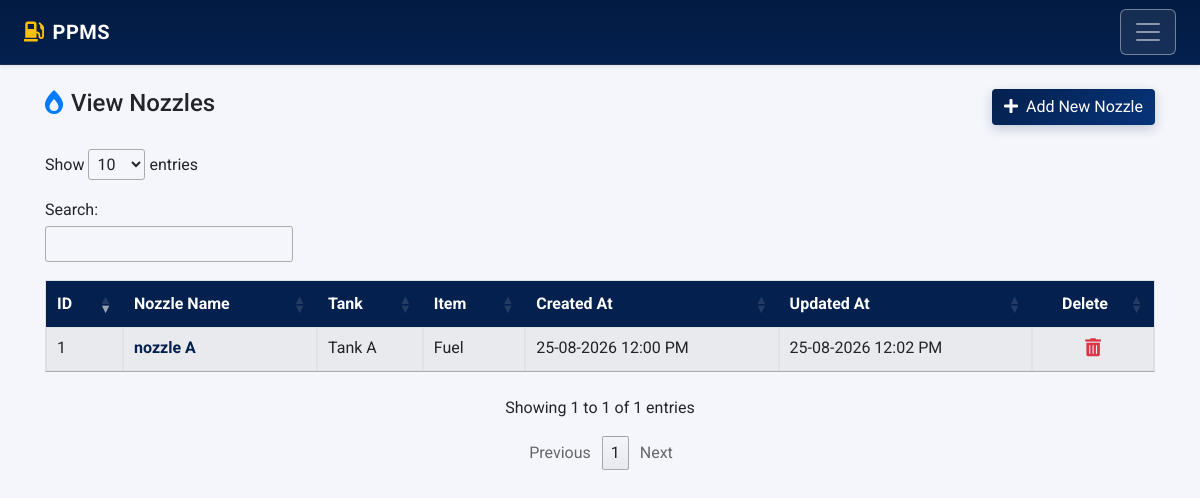
Page /nozzles/nozzles-list.php (signed in) on the committed database.
### tables this page shows
CREATE TABLE `tbl_nozzles` (
  `id` int(11) NOT NULL,
  `name` varchar(128) NOT NULL,
  `tank_id` int(11) NOT NULL,
  `item_id` int(11) NOT NULL,
  `start_reading` decimal(12,2) NOT NULL DEFAULT 0.00,
  `status` enum('Active','Inactive') NOT NULL DEFAULT 'Active',
  `created_at` timestamp NOT NULL DEFAULT current_timestamp(),
  `updated_at` timestamp NOT NULL DEFAULT current_timestamp() ON UPDATE current_timestamp(),
  `deleted_at` datetime DEFAULT NULL
);

CREATE TABLE `tbl_tanks` (
  `id` int(11) NOT NULL,
  `tank_name` varchar(128) NOT NULL,
  `item_id` int(11) NOT NULL,
  `storage_capacity` decimal(12,2) NOT NULL,
  `created_at` timestamp NOT NULL DEFAULT current_timestamp(),
  `updated_at` timestamp NOT NULL DEFAULT current_timestamp() ON UPDATE current_timestamp(),
  `deleted_at` datetime DEFAULT NULL
);

CREATE TABLE `tbl_items` (
  `id` int(11) NOT NULL,
  `name` varchar(128) NOT NULL,
  `cash_rate` decimal(10,2) NOT NULL DEFAULT 0.00,
  `credit_rate` decimal(10,2) NOT NULL DEFAULT 0.00,
  `purchase_rate` decimal(10,2) NOT NULL DEFAULT 0.00,
  `unit` varchar(32) NOT NULL DEFAULT 'Ltr',
  `created_at` timestamp NOT NULL DEFAULT current_timestamp(),
  `updated_at` timestamp NOT NULL DEFAULT current_timestamp() ON UPDATE current_timestamp(),
  `deleted_at` datetime DEFAULT NULL
);

### include/permissions.php (called while the page is built, shortened)
<?php
require_once __DIR__ . '/config.php';
function has_permission($module_slug, $action) {
    global $connection;
    $user_id = intval($_SESSION['loggedInUser']);
    $user_res = mysqli_query($connection, "SELECT type, role_id FROM tbl_accounts WHERE id = '$user_id' LIMIT 1");
    if (!$user_res || !($user = mysqli_fetch_assoc($user_res))) {
        return false;
    }
    if (strtolower(trim($user['type'] ?? '')) === 'admin') {
        return true;
    }
    return false;
}
?>

### nozzles/nozzles-list.php (the view, shortened to what this page needs)
<?php
require '../include/config.php';
require '../include/permissions.php';
$canAdd    = has_permission('nozzles', 'add');
$canEdit   = has_permission('nozzles', 'edit');
$canDelete = has_permission('nozzles', 'delete');
?>
<!DOCTYPE html>
<html lang="en">
  <head>
		<link rel="stylesheet" href="https://stackpath.bootstrapcdn.com/bootstrap/4.3.1/css/bootstrap.min.css">
		<link rel="stylesheet" href="https://cdnjs.cloudflare.com/ajax/libs/font-awesome/5.11.2/css/all.min.css" />
		<link rel="stylesheet" href="https://cdn.datatables.net/1.10.20/css/jquery.dataTables.min.css" />
		<link rel="stylesheet" href="../include/style.css?v=1.0.1" />
	</head>
	<body>
        <?php include('../include/navbar.php');?>
		<main class="main">
			<div class="container pt-4 pb-4">
				<div class="row mb-4 align-items-center">
					<div class="col-md-6">
						<h4><i class="fas fa-burn mr-2 text-primary"></i>View Nozzles</h4>
					</div>
					<div class="col-md-6 text-right">
                        <?php if ($canAdd): ?>
						<a href="add-nozzle.php" class="btn btn-primary"><i class="fas fa-plus mr-1"></i> Add New Nozzle</a>
                        <?php endif; ?>
					</div>
				</div>
				<table id="nozzlesListTable" class="table table-striped table-bordered">
					<thead>
						<tr>
							<th>ID</th>
							<th>Nozzle Name</th>
							<th>Tank</th>
							<th>Item</th>
							<th>Created At</th>
							<th>Updated At</th>
                            <?php if ($canDelete): ?>
							<th style="text-align: center;">Delete</th>
                            <?php endif; ?>
						</tr>
					</thead>
					<tbody>
						<?php
						$sql = "SELECT n.id, n.name AS nozzle_name, n.created_at, n.updated_at, t.tank_name, i.name AS item_name
								FROM tbl_nozzles n
								LEFT JOIN tbl_tanks t ON n.tank_id = t.id
								LEFT JOIN tbl_items i ON t.item_id = i.id
								WHERE (n.deleted_at IS NULL OR n.deleted_at = '0000-00-00 00:00:00')
								ORDER BY n.id DESC";
						$result = mysqli_query($connection, $sql);
						if ($result && mysqli_num_rows($result) > 0) {
							while ($row = mysqli_fetch_assoc($result)) {
                                $nozzleNameDisplay = $canEdit
                                    ? '<a href="edit-nozzle.php?id='.$row['id'].'" class="font-weight-bold" style="color: var(--primary-color);">'.htmlspecialchars($row['nozzle_name']).'</a>'
                                    : '<strong>'.htmlspecialchars($row['nozzle_name']).'</strong>';
								echo '
									<tr>
										<td>'.$row['id'].'</td>
										<td>'.$nozzleNameDisplay.'</td>
										<td>'.htmlspecialchars($row['tank_name'] ?? '-').'</td>
										<td>'.htmlspecialchars($row['item_name'] ?? '-').'</td>
										<td>'.date("d-m-Y h:i A", strtotime($row['created_at'])).'</td>
										<td>'.date("d-m-Y h:i A", strtotime($row['updated_at'])).'</td>';
                                if ($canDelete) {
                                    echo '<td class="text-center"><a class="btn btn-large btn-link p-0 text-danger" onclick="deletenozzle('.$row['id'].')"><i class="fas fa-trash-alt" style="font-size:18px;"></i></a></td>';
                                }
								echo '</tr>';
							}
						}
						?>
					</tbody>
				</table>
			</div>
		</main>
    </body>
</html>

### include/style.css (style rules this page uses)
:root { --primary-color: #04204e; --primary-hover: #07347a; --primary-light: #e6f0fa; --primary-gradient: linear-gradient(135deg, var(--primary-color) 0%, #07347a 100%); --gradient-header: linear-gradient(135deg, var(--primary-color) 0%, #094096 100%); --navy-glass: rgba(4, 32, 78, 0.96); }
body { font-family: 'Roboto', sans-serif; background-color: #f4f6fb; color: #212529; overflow-x: hidden; }
.btn-primary { background-color: #04204e !important; background: var(--primary-gradient) !important; border: none !important; color: #ffffff !important; box-shadow: 0 4px 12px rgba(4, 32, 78, 0.2); transition: all 0.2s ease; }
table thead th, .table thead th { background-color: #04204e !important; color: #ffffff !important; border-color: #04204e !important; vertical-align: middle !important; }

### nozzles/nozzles-list.php (style rules this page uses)
.btn-primary { background-color: #04204e !important; background: var(--primary-gradient) !important; border: none !important; color: #fff !important; }
#nozzlesListTable thead th { background-color: #04204e !important; background: var(--primary-color) !important; color: #fff !important; }

### rows in the picture
tbl_nozzles: id "1", name "nozzle A", tank.tank_name "Tank A", item.name "Fuel", created_at "25-08-2026 12:00 PM", updated_at "25-08-2026 12:02 PM"
